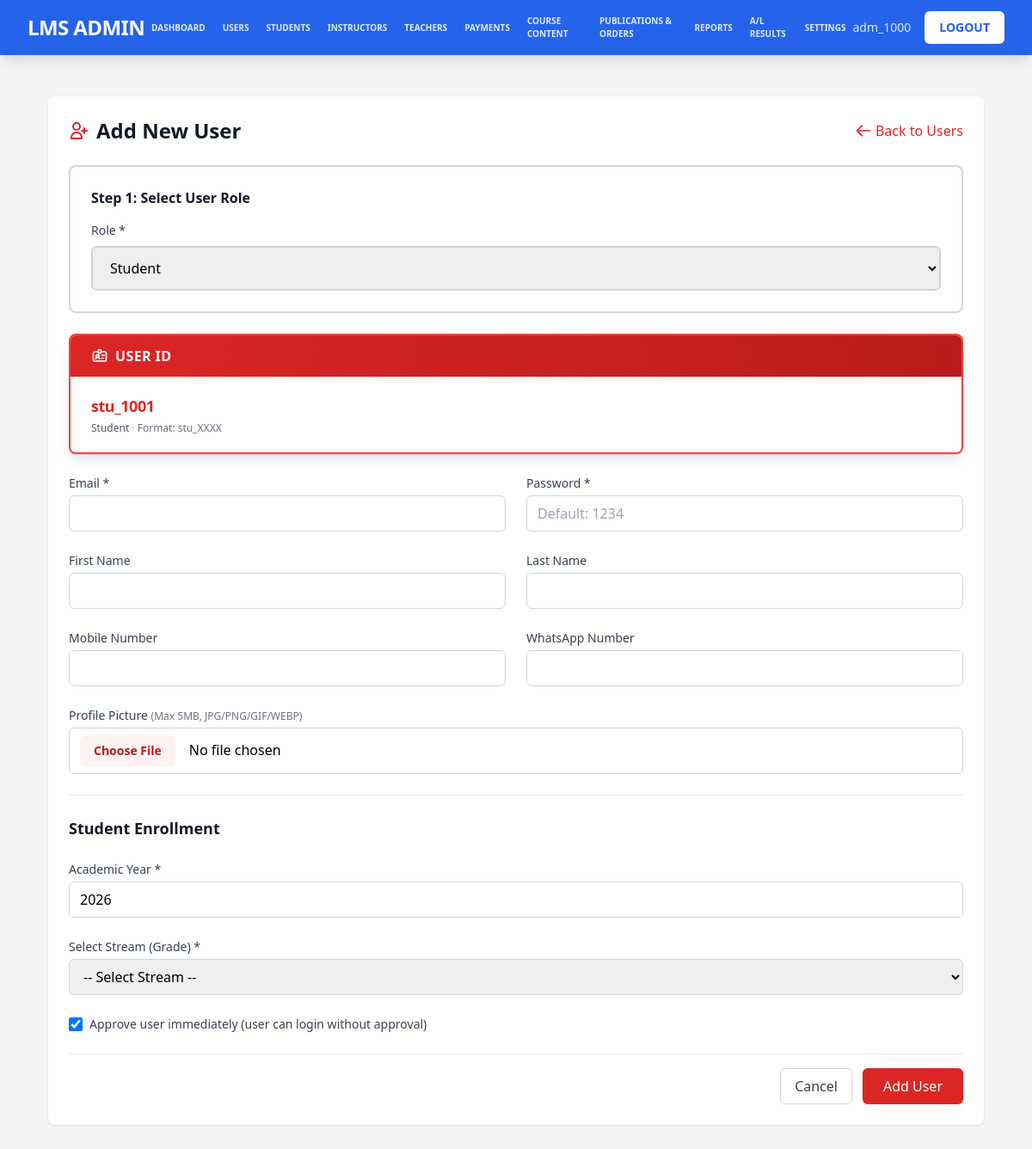
Page /admin/add_user.php (signed in) on the earlier database version.
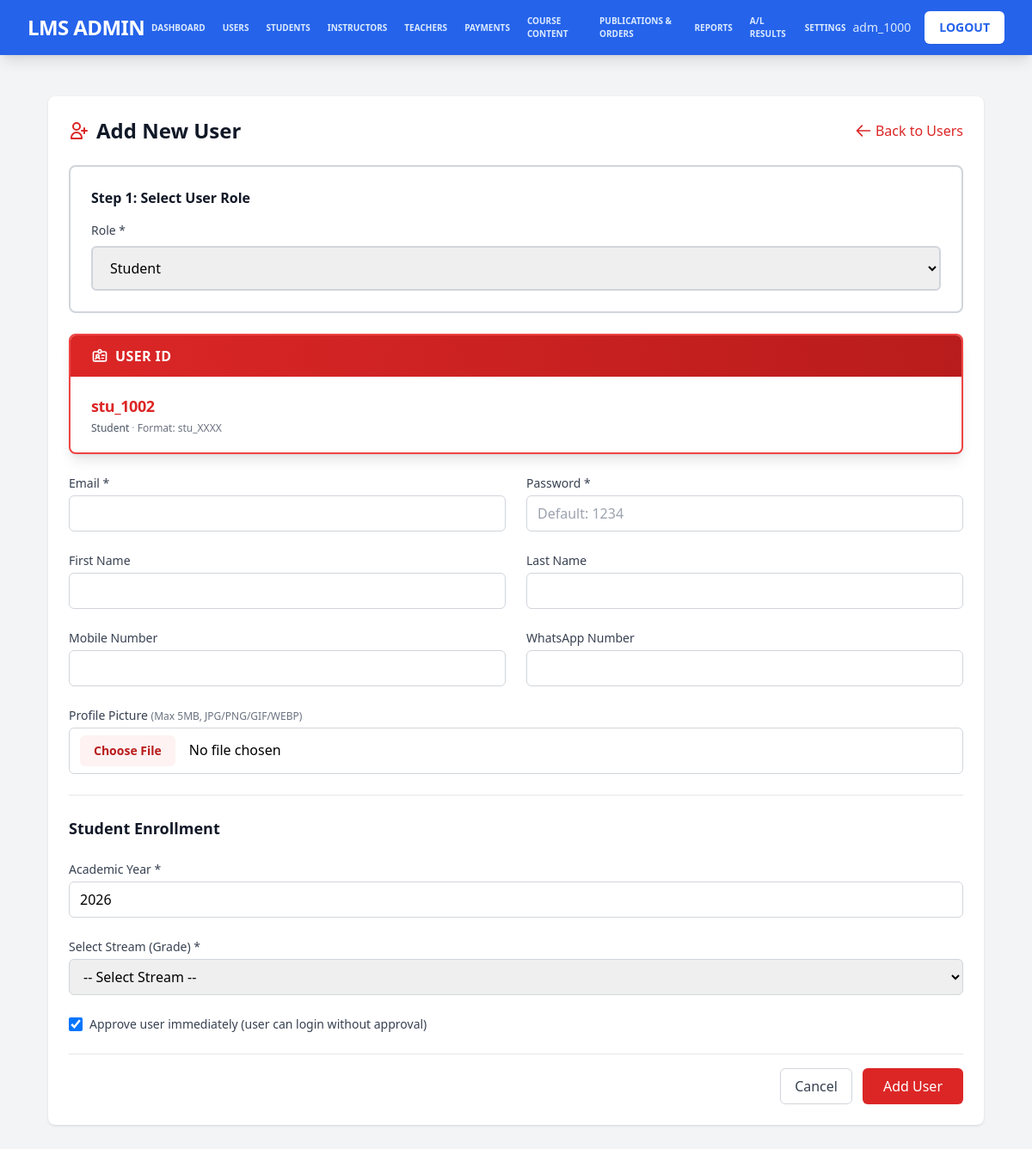
Same page on the later database version.
### tables this page shows
CREATE TABLE `users` (
  `user_id` varchar(20) NOT NULL COMMENT 'Unique user ID (e.g., stu_0001, tea_1000, adm_1000)',
  `email` varchar(255) DEFAULT NULL,
  `password` varchar(255) NOT NULL COMMENT 'Hashed password',
  `role` enum('student','teacher','instructor','admin') NOT NULL DEFAULT 'student' COMMENT 'User role: student, teacher, instructor, admin',
  `first_name` varchar(100) DEFAULT NULL COMMENT 'First name',
  `second_name` varchar(100) DEFAULT NULL COMMENT 'Last name',
  `dob` date DEFAULT NULL COMMENT 'Date of birth',
  `school_name` varchar(200) DEFAULT NULL COMMENT 'School name',
  `exam_year` int(4) DEFAULT NULL COMMENT 'Exam year (e.g., 2024)',
  `closest_town` varchar(100) DEFAULT NULL COMMENT 'Closest town',
  `district` varchar(100) DEFAULT NULL COMMENT 'District',
  `address` text DEFAULT NULL COMMENT 'Full address',
  `nic_no` varchar(20) DEFAULT NULL COMMENT 'NIC number',
  `mobile_number` varchar(20) DEFAULT NULL COMMENT 'Mobile phone number',
  `whatsapp_number` varchar(20) DEFAULT NULL COMMENT 'WhatsApp number',
  `gender` enum('male','female') DEFAULT NULL COMMENT 'Gender',
  `profile_picture` varchar(255) DEFAULT NULL COMMENT 'Path to profile picture',
  `registering_date` date NOT NULL COMMENT 'Date of registration',
  `status` tinyint(1) NOT NULL DEFAULT 1 COMMENT 'Account status: 1=active, 0=inactive',
  `approved` tinyint(1) NOT NULL DEFAULT 0 COMMENT 'Approval status: 1=approved, 0=not approved',
  `al_details_requested` tinyint(1) DEFAULT 0,
  `verification_method` varchar(20) DEFAULT 'none' COMMENT 'Verification method: nic, mobile, none',
  `created_at` timestamp NOT NULL DEFAULT current_timestamp() COMMENT 'Record creation timestamp',
  `updated_at` timestamp NOT NULL DEFAULT current_timestamp() ON UPDATE current_timestamp() COMMENT 'Record update timestamp',
  `session_token` varchar(64) DEFAULT NULL COMMENT 'Session token for single login',
  `session_created_at` datetime DEFAULT NULL COMMENT 'Session creation timestamp',
  `commission_rate` decimal(5,2) DEFAULT 75.00,
  `requested_commission_rate` decimal(5,2) DEFAULT 75.00,
  `rating` decimal(3,2) DEFAULT 0.00,
  `hourly_rate` decimal(10,2) DEFAULT 0.00,
  `rating_count` int(11) DEFAULT 0,
  `total_rating` decimal(12,2) DEFAULT 0.00
);

### admin/add_user.php (the view, shortened to what the changed rows need)
<?php
require_once '../config.php';
?>
<!DOCTYPE html>
<html lang="en">
<head>
    <script src="https://cdn.tailwindcss.com"></script>
</head>
<body class="bg-gray-100">
    <div class="max-w-6xl mx-auto py-6 sm:px-6 lg:px-8">
        <div class="px-4 py-6 sm:px-0">
            <div class="bg-white rounded-lg shadow p-6">
                <div class="flex items-center justify-between mb-6">
                    <h1 class="text-2xl font-bold text-gray-900 flex items-center space-x-2">
                        <svg class="w-6 h-6 text-red-600" fill="none" stroke="currentColor" viewBox="0 0 24 24">
                            <path stroke-linecap="round" stroke-linejoin="round" stroke-width="2" d="M18 9v3m0 0v3m0-3h3m-3 0h-3m-2-5a4 4 0 11-8 0 4 4 0 018 0zM3 20a6 6 0 0112 0v1H3v-1z"></path>
                        </svg>
                        <span>Add New User</span>
                    </h1>
                </div>
                <form method="POST" action="" class="space-y-6" id="addUserForm" enctype="multipart/form-data">
                    <div class="bg-white border-2 border-red-500 rounded-lg shadow-lg overflow-hidden">
                        <div class="px-6 py-5 flex items-center justify-between">
                            <div class="flex-1">
                                <p class="text-lg font-bold text-red-600 tracking-tight" id="displayUserId">
                                    <?php
                                        $default_prefix = 'stu';
                                        $stmt_preview = $conn->prepare("SELECT user_id FROM users WHERE user_id LIKE ? ORDER BY user_id DESC LIMIT 1");
                                        $pattern_preview = $default_prefix . '_%';
                                        $stmt_preview->bind_param("s", $pattern_preview);
                                        $stmt_preview->execute();
                                        $result_preview = $stmt_preview->get_result();
                                        $next_preview = 1000;
                                        if ($result_preview->num_rows > 0) {
                                            $last_preview = $result_preview->fetch_assoc();
                                            $last_num_preview = intval(substr($last_preview['user_id'], strlen($default_prefix) + 1));
                                            $next_preview = max($last_num_preview + 1, 1000);
                                        }
                                        echo $default_prefix . '_' . str_pad($next_preview, 4, '0', STR_PAD_LEFT);
                                    ?>
                                </p>
                                <p class="text-xs text-gray-400 mt-1">
                                    <span id="roleHint" class="font-medium text-gray-600">Student</span> ·
                                    <span id="rolePattern" class="text-gray-500">Format: stu_XXXX</span>
                                </p>
                            </div>
                        </div>
                    </div>
                </form>
            </div>
        </div>
    </div>
</body>
</html>

Differences in the rows shown:
no longer on this page (row edited): users: user_id "1001"
added users: user_id "1002"
